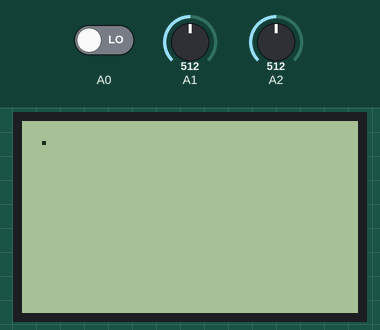
Simulated run of this sketch. Board: Arduino Uno, built with avr-gcc and run on an emulated ATmega328P. On the bench: 84×48 one-colour display. The inputs (shaded band) are chosen by the test bench; at power-on: A1 = 512, A2 = 512, A0 LOW. The display library's start-up logo is not drawn; what the sketch prints to the serial monitor is not drawn.

Above: at 1.2 s.
1.3 s: A1 set to 610
3.0 s: A2 set to 390
At 4.4 s:
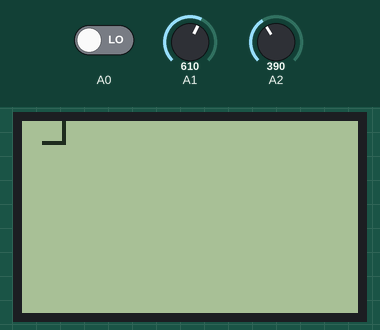
4.7 s: A1 set to 390
At 6.0 s:
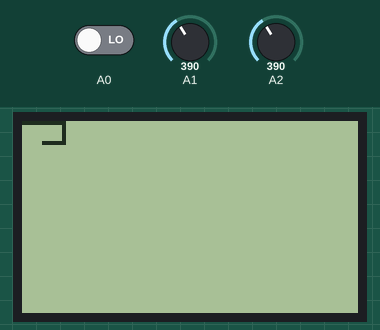
6.2 s: A2 set to 610
At 7.6 s:
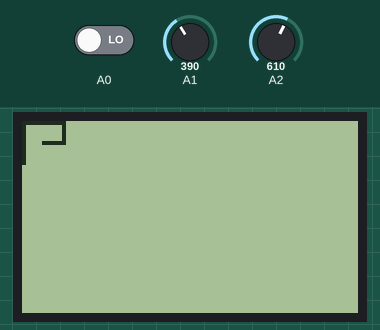
7.8 s: A1 set to 716
At 9.2 s:
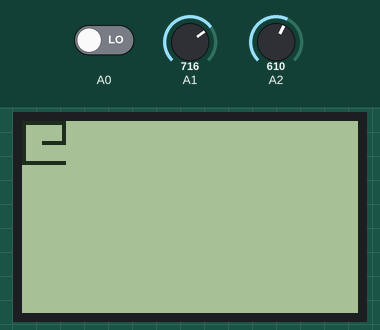
9.4 s: A2 set to 306
Timing chart, 0 to 12.1 s (numbered marks = the images above; inputs shaded):
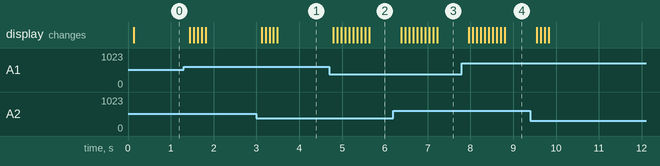

Measured:
- after the input at 3.0 s, the display: first changes after 0.12 s (image 1 shows a later state)
- after the input at 4.7 s, the display: first changes after 0.10 s (image 2 shows a later state)
- after the input at 6.2 s, the display: first changes after 0.18 s (image 3 shows a later state)
- after the input at 7.8 s, the display: first changes after 0.16 s (image 4 shows a later state)

The sketch:

pixeldrawtest.ino
```cpp
// BIBLLIOTEKER
#include <SPI.h>
#include <Adafruit_PCD8544.h>

Adafruit_PCD8544 display = Adafruit_PCD8544(7, 6, 5, 4, 3);

#define NUMFLAKES 10
#define XPOS 0
#define YPOS 1
#define DELTAY 2

#define LOGO16_GLCD_HEIGHT 16
#define LOGO16_GLCD_WIDTH  16


int xPos = 5;
int yPos = 5;

void setup()
{

  pinMode(A0, INPUT);
  pinMode(A1, INPUT);
  pinMode(A2, INPUT);

  display.begin();
  display.setContrast(50);
  display.display();
  display.clearDisplay();

  // display.clearDisplay();   // clears the screen and buffer

  Serial.begin(9600);

}

void loop()

{

  int xInput;
  int yInput;
  int butInput;

  xInput = analogRead(A1);
  yInput = analogRead(A2);
  butInput = digitalRead(A0);

  /// HORISONTALT:
  if(xInput > 600) xPos++;
  else if(xInput < 400) xPos--;

  /// VERTIKALT:
  if(yInput > 600) yPos++;
  else if(yInput < 400) yPos--;


  // Sørg for at holde sig indenfor skærmens grænser:
  if(xPos > 10) xPos = 10;
  else if(xPos < 0) xPos = 0;
  if(yPos > 10) yPos = 10;
  else if(yPos < 0) yPos = 0;


  delay(80);


        display.drawPixel(xPos, yPos, BLACK);
    display.display();

    Serial.println(xPos);
    Serial.println(yPos);


}
```
